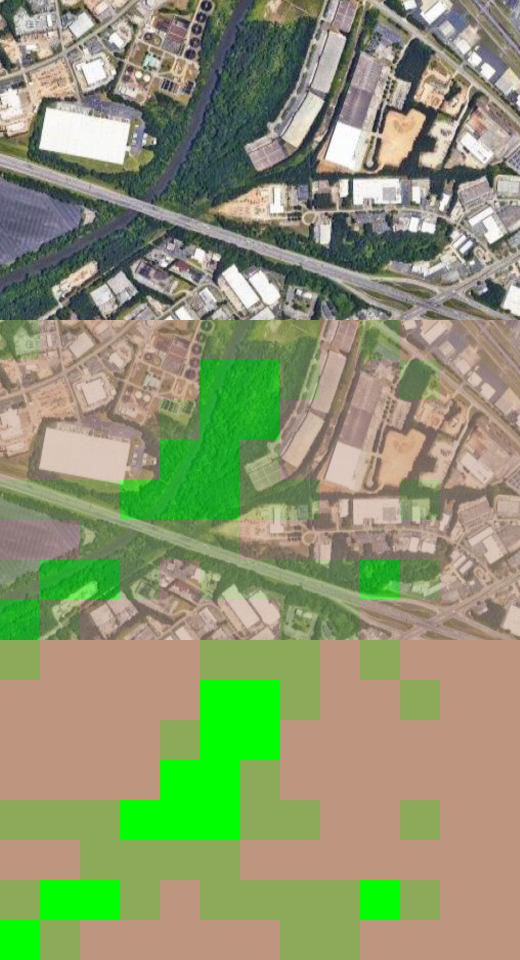
#> input picture exercise1/landscapes/grid_1.png, 1040 x 1920 px, given as the content of the folder /content/drive/MyDrive/fastai/landscapes/toCrop/, which was not available (shown at 1/2 size)
$ jupyter execute --allow-errors landsacpes.ipynb
#> lines starting #> are read from the running program, lines starting #| are printed output that depends on the picture; pictures that were not available may be replaced by others from this repository, and a replacement may not be noted
[cell 1]
import matplotlib.cm as cm

[cell 2]
from PIL import Image
import os

# Define the input and output directories
input_dir = '/content/drive/MyDrive/fastai/landscapes/toCrop/'
output_dir = '/content/drive/MyDrive/fastai/landscapes/Cropped/'

# Define the tile size (80x80)
tile_size = 80

# Create the output directory if it doesn't exist
os.makedirs(output_dir, exist_ok=True)

# List all files in the input directory
input_files = os.listdir(input_dir)

# Process each image file
for file_name in input_files:
    # Construct the full path to the input image
    input_path = os.path.join(input_dir, file_name)

    # Open the image using Pillow
    img = Image.open(input_path)
#> img is the input picture: PIL image 1040x1920 RGB; mean R, G, B 140.6, 149.4, 112.3

    # Calculate the new width and height to make them multiples of tile_size
    width, height = img.size
#> width = 1040; height = 1920
    new_width = (width // tile_size) * tile_size
#> new_width = 1040
    new_height = (height // tile_size) * tile_size
#> new_height = 1920

    # Resize the image to the nearest multiples of tile_size
    img = img.resize((new_width, new_height))

    # Split the resized image into tiles
    for x in range(0, new_width, tile_size):
        for y in range(0, new_height, tile_size):
            # print('a file done')
            # Crop a tile from the image
            tile = img.crop((x, y, x + tile_size, y + tile_size))

            # Define the output tile file path
            tile_name = f"{file_name.split('.')[0]}_{x}_{y}.jpg"  # Customize the naming as needed
            tile_path = os.path.join(output_dir, tile_name)

            # Save the tile
            tile.save(tile_path)
#> this loop made 13 passes
#> pass 1, `tile.save(tile_path)`:
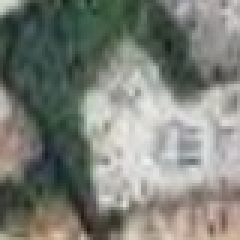
#> saved as grid_1_0_0.jpg: PIL image 80x80 RGB (shown 3 times larger); mean R, G, B 125.3, 128.9, 120.9
#> pass 1, `tile.save(tile_path)`:
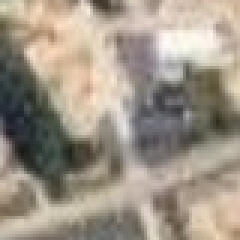
#> saved as grid_1_0_80.jpg: PIL image 80x80 RGB (shown 3 times larger); mean R, G, B 158.8, 148.7, 135.1
#> pass 1, `tile.save(tile_path)`:
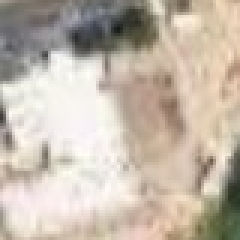
#> saved as grid_1_0_160.jpg: PIL image 80x80 RGB (shown 3 times larger); mean R, G, B 195.3, 184, 170.6
#> pass 1, `tile.save(tile_path)`:
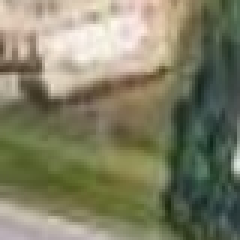
#> saved as grid_1_0_240.jpg: PIL image 80x80 RGB (shown 3 times larger); mean R, G, B 127.9, 127, 101.2
#> after the loop:
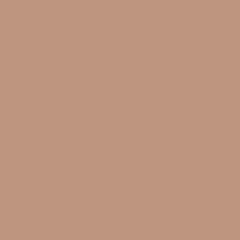
#> tile: PIL image 80x80 RGB (shown 3 times larger); mean R, G, B 190, 150, 128

print("Image cropping and saving complete.")

[cell 3]
import fastbook
fastbook.setup_book()
#> (this line was passed over: fastbook is not available in this run)

$ run again, on exercise1/landscapes/desert/00001-2151881157.png
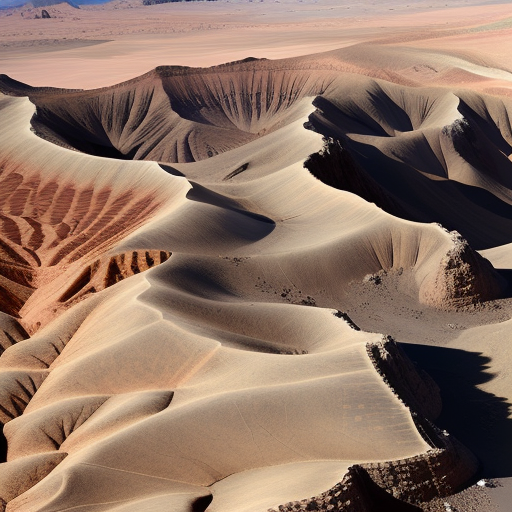
#> input picture exercise1/landscapes/desert/00001-2151881157.png, 512 x 512 px, given as the content of the folder /content/drive/MyDrive/fastai/landscapes/toCrop/, which was not available
#> img is the input picture: PIL image 512x512 RGB; mean R, G, B 143.5, 116.4, 100.5
#> img: PIL image 480x480 RGB
#> the loop `for x in range(0, new_width, tile_size):` made 6 passes
#> pass 1, `tile.save(tile_path)`:
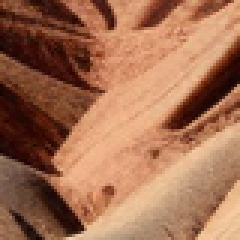
#> saved as 00001-2151881157_0_240.jpg: PIL image 80x80 RGB (shown 3 times larger); mean R, G, B 162.5, 110.4, 81.9
#> after the loop `for x in range(0, new_width, tile_size):`:
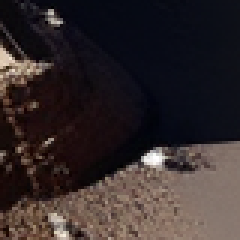
#> tile: PIL image 80x80 RGB (shown 3 times larger); mean R, G, B 51.2, 42.1, 42.7

$ run again, on exercise1/landscapes/desert/00002-2151881158.png
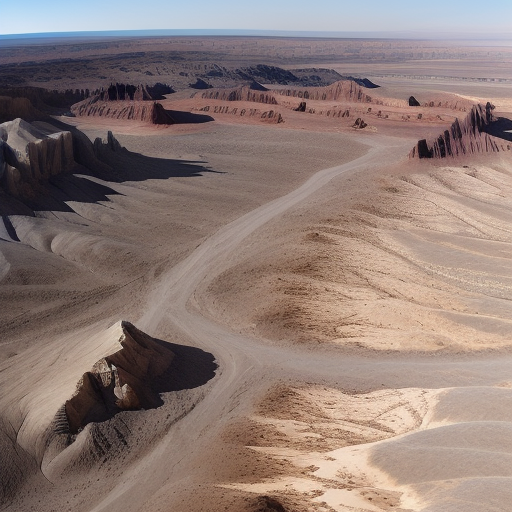
#> input picture exercise1/landscapes/desert/00002-2151881158.png, 512 x 512 px, given as the content of the folder /content/drive/MyDrive/fastai/landscapes/toCrop/, which was not available
#> img is the input picture: PIL image 512x512 RGB; mean R, G, B 141.7, 123.5, 117.8
#> img: PIL image 480x480 RGB
#> the loop `for x in range(0, new_width, tile_size):` made 6 passes
#> pass 1, `tile.save(tile_path)`:
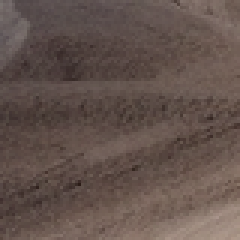
#> saved as 00002-2151881158_0_240.jpg: PIL image 80x80 RGB (shown 3 times larger); mean R, G, B 99.5, 83.2, 76.9
#> after the loop `for x in range(0, new_width, tile_size):`:
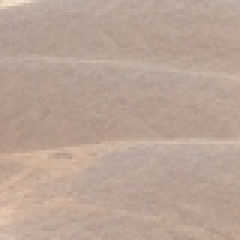
#> tile: PIL image 80x80 RGB (shown 3 times larger); mean R, G, B 186.3, 164.1, 151
